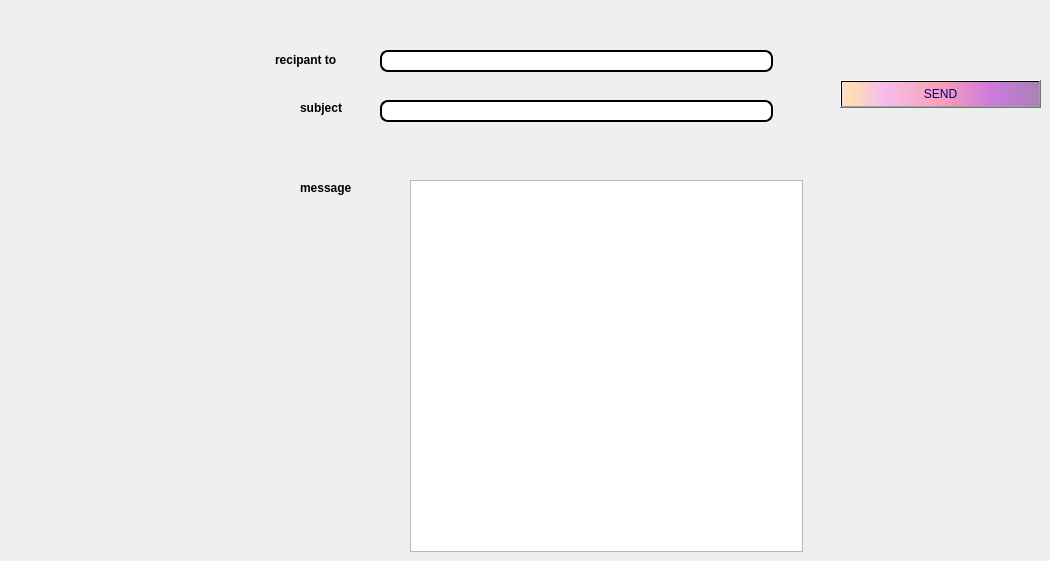
          <widget class="QWidget" name="tab_9">
           <attribute name="title">
            <string>Mailling</string>
           </attribute>
           <widget class="QLabel" name="label_28">
            <property name="geometry">
             <rect>
              <x>275</x>
              <y>50</y>
              <width>81</width>
              <height>20</height>
             </rect>
            </property>
            <property name="font">
             <font>
              <weight>75</weight>
              <bold>true</bold>
             </font>
            </property>
            <property name="text">
             <string>recipant to</string>
            </property>
           </widget>
           <widget class="QLabel" name="label_29">
            <property name="geometry">
             <rect>
              <x>300</x>
              <y>100</y>
              <width>56</width>
              <height>16</height>
             </rect>
            </property>
            <property name="font">
             <font>
              <weight>75</weight>
              <bold>true</bold>
             </font>
            </property>
            <property name="text">
             <string>subject</string>
            </property>
           </widget>
           <widget class="QLabel" name="label_30">
            <property name="geometry">
             <rect>
              <x>300</x>
              <y>180</y>
              <width>56</width>
              <height>16</height>
             </rect>
            </property>
            <property name="font">
             <font>
              <weight>75</weight>
              <bold>true</bold>
             </font>
            </property>
            <property name="text">
             <string>message</string>
            </property>
           </widget>
           <widget class="QPushButton" name="send_mail_2">
            <property name="geometry">
             <rect>
              <x>840</x>
              <y>80</y>
              <width>201</width>
              <height>28</height>
             </rect>
            </property>
            <property name="styleSheet">
             <string notr="true">background-color: qlineargradient(spread:pad, x1:1, y1:0, x2:1, y2:0, stop:0.919598 rgba(255, 0, 111, 255), stop:0.98 rgba(0, 0, 0, 255), stop:1 rgba(235, 148, 61, 255));
color: rgb(0, 0, 127);
background-color: qlineargradient(spread:pad, x1:0, y1:0, x2:1, y2:0, stop:0.0100503 rgba(252, 222, 204, 255), stop:0.0502513 rgba(254, 223, 175, 255), stop:0.211055 rgba(246, 189, 237, 255), stop:0.487437 rgba(249, 162, 183, 255), stop:0.753769 rgba(206, 122, 218, 255), stop:1 rgba(170, 128, 185, 255));</string>
            </property>
            <property name="text">
             <string>SEND</string>
            </property>
           </widget>
           <widget class="QPlainTextEdit" name="msg_2">
            <property name="geometry">
             <rect>
              <x>410</x>
              <y>180</y>
              <width>393</width>
              <height>372</height>
             </rect>
            </property>
            <property name="styleSheet">
             <string notr="true">QLineEdit {
padding: 1px;
border-style: solid;
border: 2px solid gray;
border-radius: 8px;
background-color: rgb(255, 255, 255);
border:2px solid #000;
}</string>
            </property>
           </widget>
           <widget class="QLineEdit" name="subject_2">
            <property name="geometry">
             <rect>
              <x>380</x>
              <y>100</y>
              <width>393</width>
              <height>22</height>
             </rect>
            </property>
            <property name="styleSheet">
             <string notr="true">QLineEdit {
padding: 1px;
border-style: solid;
border: 2px solid gray;
border-radius: 8px;
background-color: rgb(255, 255, 255);
border:2px solid #000;
}</string>
            </property>
           </widget>
           <widget class="QLineEdit" name="rcpt_2">
            <property name="geometry">
             <rect>
              <x>380</x>
              <y>50</y>
              <width>393</width>
              <height>22</height>
             </rect>
            </property>
            <property name="styleSheet">
             <string notr="true">QLineEdit {
padding: 1px;
border-style: solid;
border: 2px solid gray;
border-radius: 8px;
background-color: rgb(255, 255, 255);
border:2px solid #000;
}</string>
            </property>
           </widget>
          </widget>
